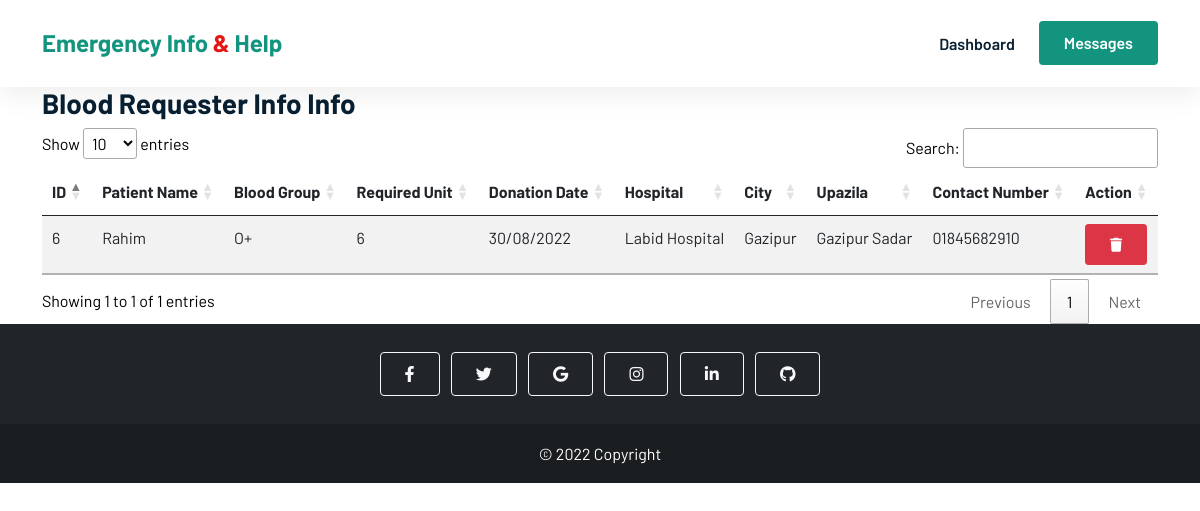
/admin/blood_request_info.php (signed in), run on the app's committed database.
### tables this page shows
CREATE TABLE `blood_request` (
  `id` int(255) NOT NULL,
  `patient_name` varchar(255) NOT NULL,
  `blood_group` varchar(10) NOT NULL,
  `required_unit` varchar(10) NOT NULL,
  `gender` varchar(10) NOT NULL,
  `age` int(10) NOT NULL,
  `date_of_donation` varchar(255) NOT NULL,
  `hospital_name` varchar(255) NOT NULL,
  `hospital_address` varchar(255) NOT NULL,
  `division` varchar(255) NOT NULL,
  `city` varchar(255) NOT NULL,
  `upazila` varchar(255) NOT NULL,
  `contact_person` varchar(255) NOT NULL,
  `contact_number` varchar(255) NOT NULL,
  `patient_history` varchar(255) NOT NULL
);

### admin/blood_request_info.php (the view, shortened to what this page needs)
<?php
include_once './admin_includes/db.php';
$sql = "SELECT * FROM `blood_request`";
$results = $con->query($sql);
?>
<!DOCTYPE html>
<html lang="en">
<head>
    <link href="https://cdn.jsdelivr.net/npm/bootstrap@5.0.2/dist/css/bootstrap.min.css" rel="stylesheet" />
    <link rel="stylesheet" href="https://cdnjs.cloudflare.com/ajax/libs/font-awesome/6.1.1/css/all.min.css" />
    <link rel="stylesheet" href="//cdn.datatables.net/1.12.1/css/jquery.dataTables.min.css">
    <link rel="stylesheet" href="../css/style.css" />
</head>
<body>
    <header class="sticky-top">
        <nav class="navbar navbar-expand-lg  bg-white">
            <div class="container">
                <a class="navbar-brand" href="./admin_dashboard.php">Emergency Info <span>&</span> Help</a>
                <div class="collapse navbar-collapse" id="navbarNavDropdown">
                    <ul class="navbar-nav ms-auto">
                        <li class="nav-item">
                            <a class="nav-link" aria-current="page" href="./admin_dashboard.php">Dashboard</a>
                        </li>
                    </ul>
                    <a href="messages.php" class="btn btn-brand ms-lg-3">Messages</a>
                </div>
            </div>
        </nav>
    </header>
    <main>
        <div class="container">
            <h3>Blood Requester Info Info</h3>
            <div>
                <table class="table table-striped" id="messages">
                    <thead>
                        <tr>
                            <th scope="col">ID</th>
                            <th scope="col">Patient Name</th>
                            <th scope="col">Blood Group</th>
                            <th scope="col">Required Unit</th>
                            <th scope="col">Donation Date</th>
                            <th scope="col">Hospital</th>
                            <th scope="col">City</th>
                            <th scope="col">Upazila</th>
                            <th scope="col">Contact Number</th>
                            <th scope="col">Action</th>
                        </tr>
                    </thead>
                    <tbody>
                        <?php while ($row = $results->fetch_assoc()) : ?>
                            <tr>
                                <td><?php echo $row['id'] ?></td>
                                <td><?php echo $row['patient_name'] ?></td>
                                <td><?php echo $row['blood_group'] ?></td>
                                <td><?php echo $row['required_unit'] ?></td>
                                <td><?php echo $row['date_of_donation'] ?></td>
                                <td><?php echo $row['hospital_name'] ?></td>
                                <td><?php echo $row['city'] ?></td>
                                <td><?php echo $row['upazila'] ?></td>
                                <td><?php echo $row['contact_number'] ?></td>
                                <td>
                                    <button class='delete btn btn-sm btn-danger' id="<?php echo $row['id'] ?>"><i class=" fa-solid fa-trash"></i></button>
                                </td>
                            </tr>
                        <?php endwhile ?>
                    </tbody>
                </table>
            </div>
        </div>
    </main>
    <footer class="bg-dark text-center text-white">
        <div class="container p-4 pb-0">
            <section class="mb-4">
                <a class="btn btn-outline-light btn-floating m-1" href="#!" role="button"><i class="fab fa-facebook-f"></i></a>
                <a class="btn btn-outline-light btn-floating m-1" href="#!" role="button"><i class="fab fa-twitter"></i></a>
                <a class="btn btn-outline-light btn-floating m-1" href="#!" role="button"><i class="fab fa-google"></i></a>
                <a class="btn btn-outline-light btn-floating m-1" href="#!" role="button"><i class="fab fa-instagram"></i></a>
                <a class="btn btn-outline-light btn-floating m-1" href="#!" role="button"><i class="fab fa-linkedin-in"></i></a>
                <a class="btn btn-outline-light btn-floating m-1" href="#!" role="button"><i class="fab fa-github"></i></a>
            </section>
        </div>
        <div class="text-center p-3 footer-last">
            © 2022 Copyright
        </div>
    </footer>
</body>
</html>

### css/style.css (style rules this page uses)
* { margin: 0; padding: 0; box-sizing: border-box; list-style: none; }
html, body { font-family: "Barlow", sans-serif; line-height: 1.7; color: black; max-width: 100%; scroll-behavior: smooth; }
h1, h2, h3, h4, h5, h6 { font-weight: 700 !important; color: #092032; }
.navbar-nav .nav-link { color: #092032; text-decoration: none; transition: all 0.4s ease; font-weight: 600; }
a { color: #092032; text-decoration: none; }
.navbar { box-shadow: 0px 6px 30px rgba(0, 0, 0, 0.08); z-index: 1; padding: 1.5% 0; }
.navbar .navbar-brand { font-weight: 700; font-size: 24px; color: #12947f; }
.navbar-brand span { color: #e71414; }
.btn { padding: 9px 24px; font-weight: 600; }
.btn-brand { color: white; background-color: #12947f; }
.footer-last { background-color: rgba(0, 0, 0, 0.2); }
a { color: black; }

### data on the page
blood_request: id "6", patient_name "Rahim", blood_group "O+", required_unit "6", date_of_donation "30/08/2022", hospital_name "Labid Hospital", city "Gazipur", upazila "Gazipur Sadar", contact_number "01845682910"
